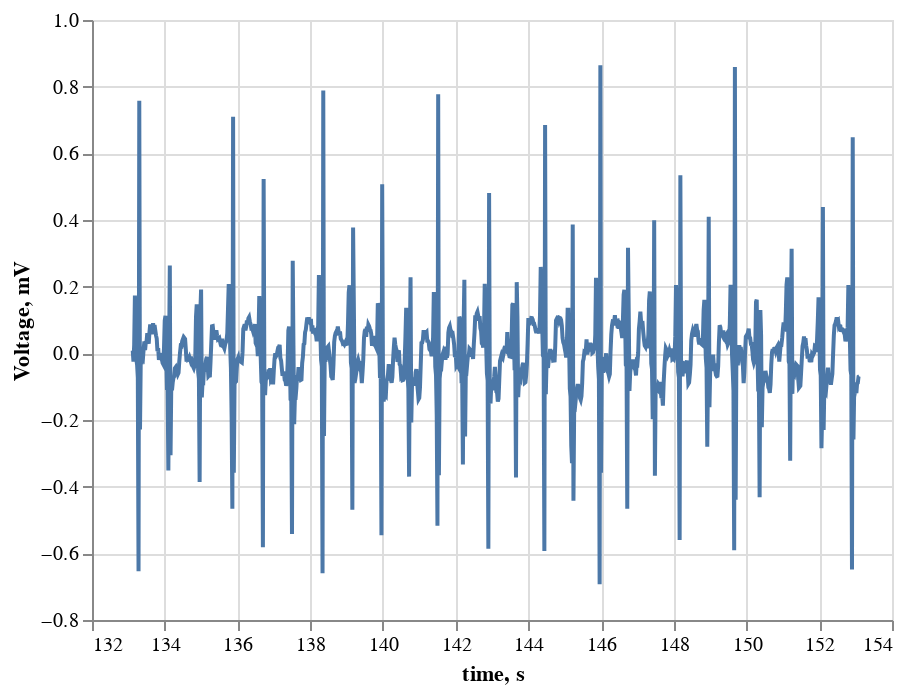

The code cell stored with this chart in its notebook:
### Code cell
plot_ecg(signal_activity_pairs[0][0])

### Figure 1 — Vega-Lite specification as saved in the notebook (floating-point values rounded to 4 significant figures; data arrays with more than 128 entries replaced by an {"elided": "..."} marker saying what was removed)
{"config": {"view": {"continuousWidth": 400, "continuousHeight": 300}}, "data": {"name": "data-409a4ec00367659a1ab91e45ac2237fa"}, "mark": "line", "encoding": {"x": {"type": "quantitative", "axis": {"labels": true}, "field": "timepoint", "title": "time, s"}, "y": {"type": "quantitative", "field": "ECG-1", "title": "Voltage, mV"}}, "$schema": "https://vega.github.io/schema/vega-lite/v4.8.1.json", "datasets": {"data-409a4ec00367659a1ab91e45ac2237fa": {"elided": "1000 records"}}}
